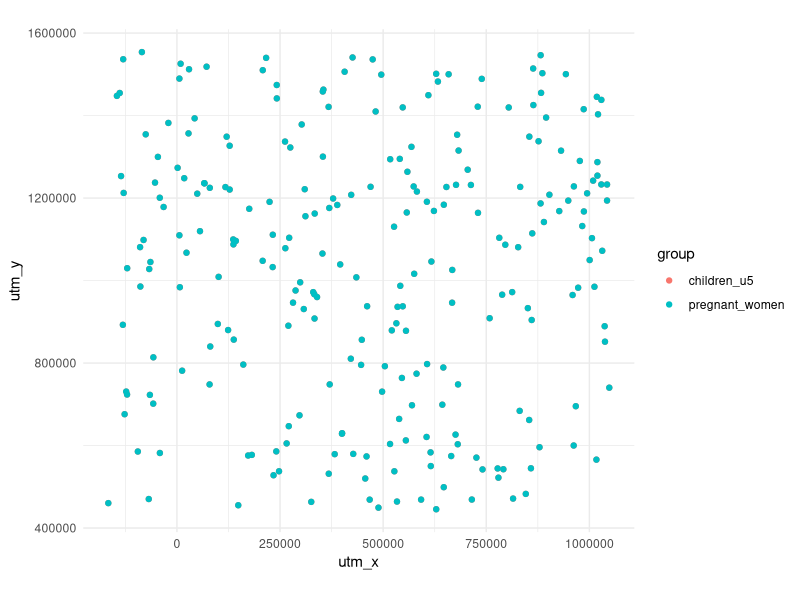
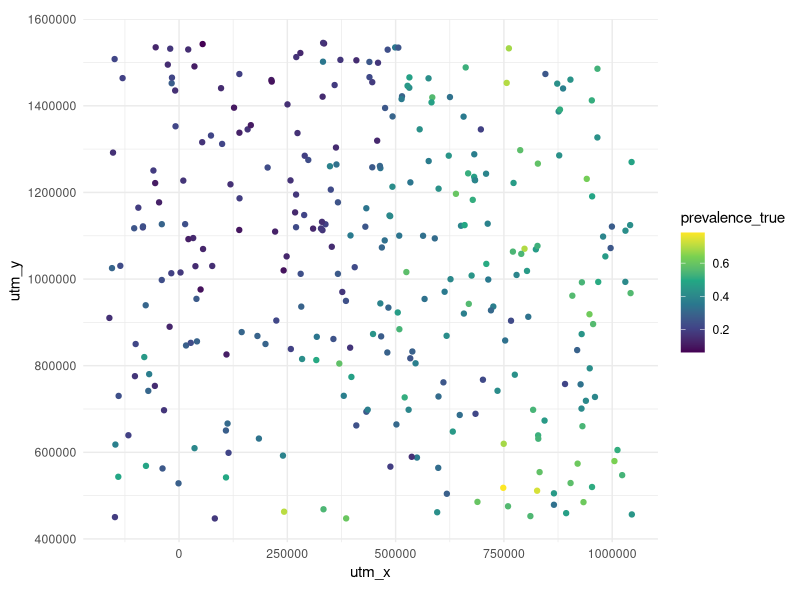

The R source for these figures, in order:
## ---- chunk 1
library(tidyverse)

joint_malaria <- read_csv("data/joint_malaria_processes.csv")
nonstat_malaria <- read_csv("data/nonstationary_malaria_data.csv")

head(joint_malaria)
## ---- chunk 2
library(ggplot2)

ggplot(joint_malaria, aes(utm_x, utm_y, colour = group)) +
geom_point() +
coord_equal() +
theme_minimal()
## ---- chunk 3
ggplot(nonstat_malaria, aes(utm_x, utm_y, colour = prevalence_true)) +
geom_point() +
coord_equal() +
scale_colour_viridis_c() +
theme_minimal()
